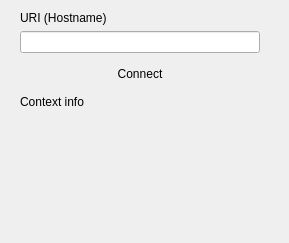
<?xml version="1.0" encoding="UTF-8"?>
<ui version="4.0">
 <class>Connect</class>
 <widget class="QWidget" name="Connect">
  <property name="geometry">
   <rect>
    <x>0</x>
    <y>0</y>
    <width>289</width>
    <height>243</height>
   </rect>
  </property>
  <property name="windowTitle">
   <string>Form</string>
  </property>
  <layout class="QGridLayout" name="gridLayout">
   <property name="leftMargin">
    <number>20</number>
   </property>
   <property name="rightMargin">
    <number>20</number>
   </property>
   <item row="3" column="0">
    <spacer name="verticalSpacer">
     <property name="orientation">
      <enum>Qt::Vertical</enum>
     </property>
     <property name="sizeHint" stdset="0">
      <size>
       <width>0</width>
       <height>0</height>
      </size>
     </property>
    </spacer>
   </item>
   <item row="0" column="0">
    <layout class="QVBoxLayout" name="verticalLayout">
     <item>
      <widget class="QLabel" name="label">
       <property name="styleSheet">
        <string notr="true"/>
       </property>
       <property name="text">
        <string>URI (Hostname)</string>
       </property>
      </widget>
     </item>
     <item>
      <widget class="QLineEdit" name="hostname">
       <property name="sizePolicy">
        <sizepolicy hsizetype="Fixed" vsizetype="Fixed">
         <horstretch>0</horstretch>
         <verstretch>0</verstretch>
        </sizepolicy>
       </property>
       <property name="minimumSize">
        <size>
         <width>240</width>
         <height>0</height>
        </size>
       </property>
       <property name="maximumSize">
        <size>
         <width>240</width>
         <height>16777215</height>
        </size>
       </property>
       <property name="styleSheet">
        <string notr="true">QLineEdit[invalid=true] {
border-color: red;
color: red;
}

QLineEdit[valid=true] {
border-color: green;
color: green;
}</string>
       </property>
       <property name="invalid" stdset="0">
        <bool>false</bool>
       </property>
       <property name="valid" stdset="0">
        <bool>false</bool>
       </property>
      </widget>
     </item>
     <item>
      <widget class="QPushButton" name="connectBtn">
       <property name="sizePolicy">
        <sizepolicy hsizetype="Fixed" vsizetype="Fixed">
         <horstretch>0</horstretch>
         <verstretch>0</verstretch>
        </sizepolicy>
       </property>
       <property name="minimumSize">
        <size>
         <width>0</width>
         <height>30</height>
        </size>
       </property>
       <property name="maximumSize">
        <size>
         <width>240</width>
         <height>30</height>
        </size>
       </property>
       <property name="styleSheet">
        <string notr="true">QPushButton {
  min-height: 30px;
  max-height: 30px;
  border: 0px;
}</string>
       </property>
       <property name="text">
        <string>Connect</string>
       </property>
       <property name="blue_button" stdset="0">
        <bool>true</bool>
       </property>
      </widget>
     </item>
    </layout>
   </item>
   <item row="2" column="0">
    <widget class="QLabel" name="description">
     <property name="text">
      <string/>
     </property>
    </widget>
   </item>
   <item row="1" column="0">
    <widget class="QLabel" name="infoSection">
     <property name="text">
      <string>Context info</string>
     </property>
    </widget>
   </item>
   <item row="0" column="1" rowspan="2">
    <spacer name="horizontalSpacer">
     <property name="orientation">
      <enum>Qt::Horizontal</enum>
     </property>
     <property name="sizeHint" stdset="0">
      <size>
       <width>0</width>
       <height>0</height>
      </size>
     </property>
    </spacer>
   </item>
  </layout>
 </widget>
 <resources/>
 <connections/>
</ui>
